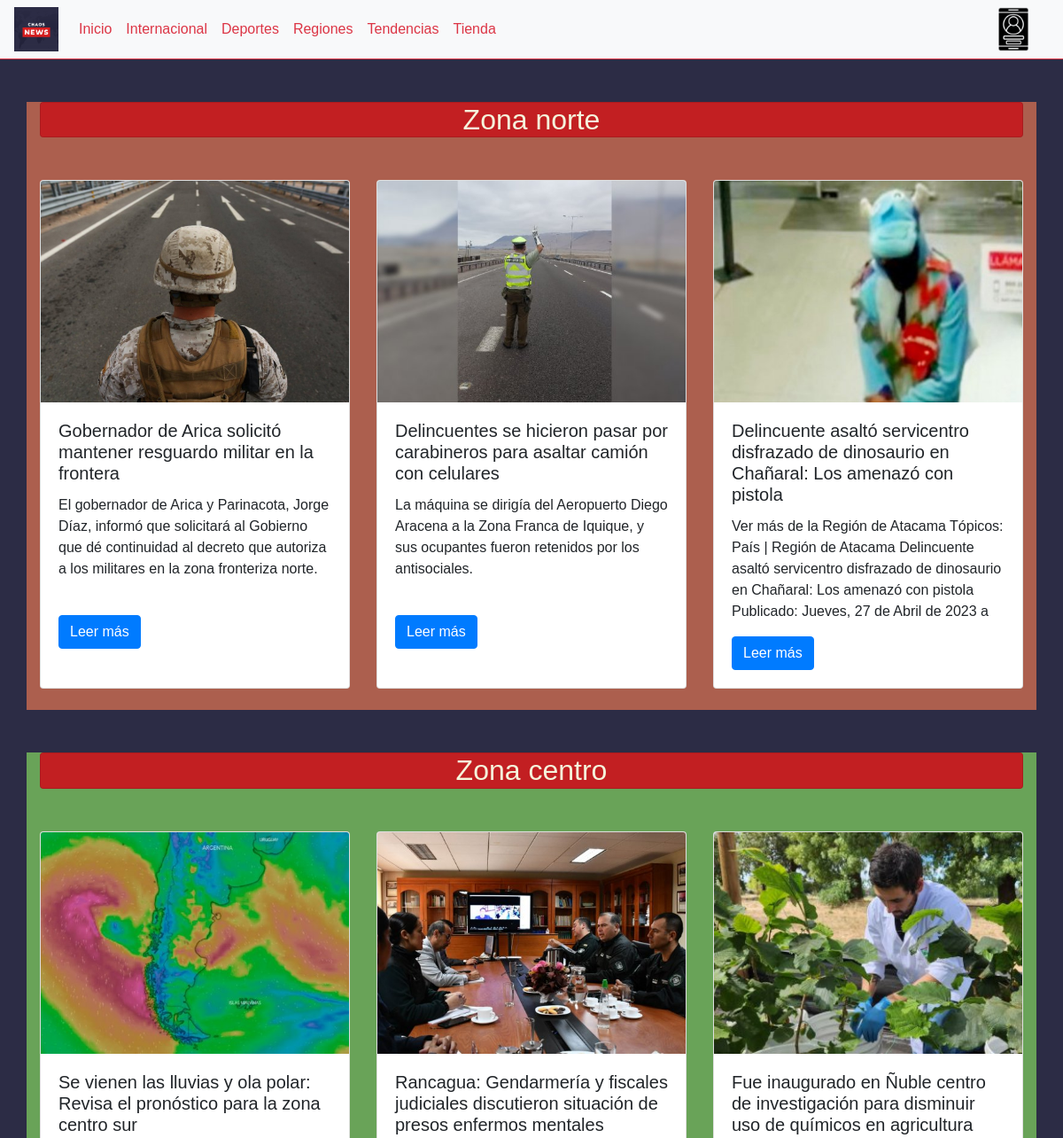
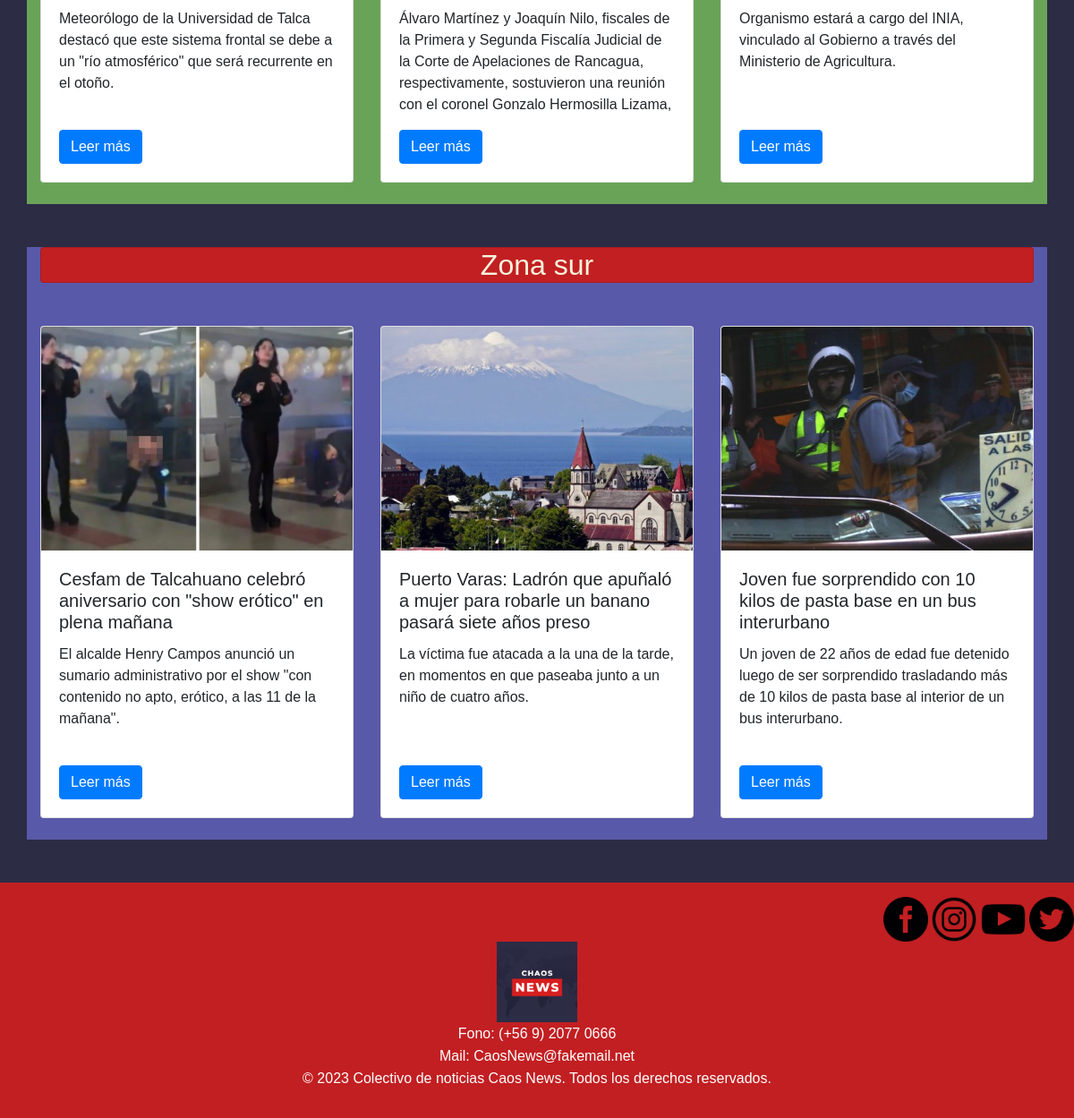
The page /noticias/regiones on the database its author committed (2 pictures, top to bottom).
### noticias/models.py (models this page shows, shortened)
class Noticia(models.Model):
    id_noticia              =models.AutoField(db_column='idNoticia', primary_key=True)
    titular                 =models.CharField(max_length=500)
    subtitulo               =models.CharField(max_length=500)
    entradilla              =models.CharField(max_length=5000)
    cuerpo_noticia          =models.CharField(max_length=10000)
    fecha_noticia           =models.DateField(blank=False, null=False)
    imagen_noticia          =models.ImageField(upload_to="noticias", null=True)
    id_tipo                 =models.ForeignKey('Tipo_noticia' ,on_delete=models.CASCADE, db_column='id_tipo')
    num_subtipo_noticia     =models.IntegerField()

### noticias/views.py (the view)
# urls.py: path('regiones', views.regiones, name='regiones'),
def regiones(request):
    noticias = Noticia.objects.filter(id_tipo=3)
    context={
        'noticias' : noticias
        }
    return render(request, 'noticias/regiones.html', context)

### noticias/templates/noticias/regiones.html (shortened to what this page needs)
<!DOCTYPE html>
{% load static %}
<html lang="es">
<head>
    <link rel="stylesheet" href="https://cdn.jsdelivr.net/npm/bootstrap@4.6.2/dist/css/bootstrap.min.css">
    <link rel="stylesheet" href="{% static 'noticias/css/Style.css' %}">
</head>
<body class="fondo">
    <nav class="navbar navbar-expand-md navbar-light bg-light border-bottom border-danger">
        <a href="{% url 'index' %}"><img src="{% static 'noticias/img/logo_chaos.png' %}" alt="Logo" width="50" height="50"></a>
        <div class="row">
            <div class="col-12">
                <div class="collapse navbar-collapse col-1" id="navbarNav">
                    <ul class="navbar-nav ml-auto">
                        <li class="nav-item">
                            <a class="nav-link text-danger" href="{% url 'index' %}">Inicio</a>
                        </li>
                        <li class="nav-item">
                            <a class="nav-link text-danger" href="{% url 'internacional' %}">Internacional</a>
                        </li>
                        <li class="nav-item">
                            <a class="nav-link text-danger" href="{% url 'deportes' %}">Deportes</a>
                        </li>
                        <li class="nav-item">
                            <a class="nav-link text-danger" href="{% url 'regiones' %}">Regiones</a>
                        </li>
                        <li class="nav-item">
                            <a class="nav-link text-danger" href="{% url 'tendencias' %}">Tendencias</a>
                        </li>
                        <li class="nav-item">
                            <a class="nav-link text-danger" href="{% url 'Tienda' %}">Tienda</a>
                        </li>
                    </ul>
                </div>
            </div>
        </div>
        <div class="col-2 ml-auto ini">
            <a href="{% url 'login' %}">
            <img title="Iniciar secion" src="{% static 'noticias/img/perfil.png' %}" alt="Iniciar sesión" width="50" height="50">
            </a>
        </div>
    </nav>
    <section class="fondo_zona_norte container my-5">
        <h2 class="titulo_football card">Zona norte</h2>
        <div class="row mt-5">
            {% for noticia in noticias %}
                {% if noticia.num_subtipo_noticia == 1 %}
                    <div class="col-lg-4 mb-4">
                        <div class="card h-100">
                            <img src="{{ noticia.imagen_noticia.url }}" class="card-img-top img_tarjeta" alt="noticia">
                            <div class="card-body">
                                <h5 class="card-title">{{ noticia.titular }}</h5>
                                <p class="card-text text_tarjetas">{{ noticia.entradilla }}</p>
                                <a href="../noticias deportes/noticia_dep_jugador_colo-colo.html" class="btn btn-primary">Leer más</a>
                            </div>
                        </div>
                    </div>
                {% endif %}
            {% endfor %}
        </div>
    </section>
    <section class="fondo_zona_centro container my-5">
        <h2 class="titulo_football card">Zona centro</h2>
        <div class="row mt-5">
            {% for noticia in noticias %}
                {% if noticia.num_subtipo_noticia == 2 %}
                    <div class="col-lg-4 mb-4">
                        <div class="card h-100">
                            <img src="{{ noticia.imagen_noticia.url }}" class="card-img-top img_tarjeta" alt="noticia">
                            <div class="card-body">
                                <h5 class="card-title">{{ noticia.titular }}</h5>
                                <p class="card-text text_tarjetas">{{ noticia.entradilla }}</p>
                                <a href="../noticias deportes/noticia_dep_jugador_colo-colo.html" class="btn btn-primary">Leer más</a>
                            </div>
                        </div>
                    </div>
                {% endif %}
            {% endfor %}
        </div>
    </section>
    <section class="fondo_zona_sur container my-5">
        <h2 class="titulo_football card">Zona sur</h2>
        <div class="row mt-5">
            {% for noticia in noticias %}
                {% if noticia.num_subtipo_noticia == 3 %}
                    <div class="col-lg-4 mb-4">
                        <div class="card h-100">
                            <img src="{{ noticia.imagen_noticia.url }}" class="card-img-top img_tarjeta" alt="noticia">
                            <div class="card-body">
                                <h5 class="card-title">{{ noticia.titular }}</h5>
                                <p class="card-text text_tarjetas">{{ noticia.entradilla }}</p>
                                <a href="../noticias deportes/noticia_dep_jugador_colo-colo.html" class="btn btn-primary">Leer más</a>
                            </div>
                        </div>
                    </div>
                {% endif %}
            {% endfor %}
        </div>
    </section>
    <footer class="pie text-center py-3">
        <div class="enlaces">
            <a href="https://es-la.facebook.com/" target="_blank"><img src="{% static 'noticias/img/facebook.png' %}" alt="facebook logo" width="50" height="50"></a>
            <a href="https://www.instagram.com/" target="_blank"><img src="{% static 'noticias/img/instagram.webp' %}" alt="facebook logo" width="50" height="50"></a>
            <a href="https://www.youtube.com/" target="_blank"><img src="{% static 'noticias/img/Youtube.png' %}" alt="youtube logo" width="50" height="50"></a>
            <a href="https://twitter.com/home" target="_blank"><img src="{% static 'noticias/img/twitter.png' %}" alt="facebook logo" width="50" height="50"></a>
        </div>
        <img src="{% static 'noticias/img/logo_chaos.png' %}" alt="Logo" width="90" height="90">
        <p class="parrafo_footer">Fono: (+56 9) 2077 0666</p>
        <p class="parrafo_footer">Mail: CaosNews@fakemail.net</p>
        <p>© 2023 Colectivo de noticias Caos News. Todos los derechos reservados.</p>
    </footer>
</body>
</html>

### noticias/static/noticias/css/Style.css (style rules this page uses)
.fondo { background-color: rgb(44, 44, 69); font-family: helvetica; }
.pie { background-color: rgb(194, 31, 34); color: rgb(255, 255, 255); }
.enlaces { text-align: right; }
.parrafo_footer { margin-top: 1px; margin-bottom: 1px; }
.fondo_zona_norte { background-color: rgb(172, 95, 78); background-size: cover; background-position: center; }
.fondo_zona_centro { background-color: rgb(105, 163, 88); background-size: cover; background-position: center; }
.fondo_zona_sur { background-color: rgb(89, 89, 169); background-size: cover; background-position: center; }
.titulo_football { background-color: rgb(194, 31, 34); text-align: center; color: beige; }
.text_tarjetas { height: 120px; overflow: hidden; text-overflow: ellipsis; }
.img_tarjeta { height: 250px; object-fit: cover; }
.ini { text-align: right; }

### rows shown on the page
Noticia: imagen_noticia (picture), titular "Gobernador de Arica solicitó mantener resguardo militar en la frontera", entradilla "El gobernador de Arica y Parinacota, Jorge Díaz, informó que solicitará al Gobierno que dé continuidad al decreto que autoriza a los militares en la zona fronteriza norte."
Noticia: imagen_noticia (picture), titular "Delincuentes se hicieron pasar por carabineros para asaltar camión con celulares", entradilla "La máquina se dirigía del Aeropuerto Diego Aracena a la Zona Franca de Iquique, y sus ocupantes fueron retenidos por los antisociales."
Noticia: imagen_noticia (picture), titular "Delincuente asaltó servicentro disfrazado de dinosaurio en Chañaral: Los amenazó con pistola", entradilla "Ver más de la Región de Atacama Tópicos: País | Región de Atacama Delincuente asaltó servicentro disfrazado de dinosaurio en Chañaral: Los amenazó con pistola Publicado: Jueves, 27 de Abril de 2023 a…"
Noticia: imagen_noticia (picture), titular "Se vienen las lluvias y ola polar: Revisa el pronóstico para la zona centro sur", entradilla "Meteorólogo de la Universidad de Talca destacó que este sistema frontal se debe a un \"río atmosférico\" que será recurrente en el otoño."
Noticia: imagen_noticia (picture), titular "Rancagua: Gendarmería y fiscales judiciales discutieron situación de presos enfermos mentales", entradilla "Álvaro Martínez y Joaquín Nilo, fiscales de la Primera y Segunda Fiscalía Judicial de la Corte de Apelaciones de Rancagua, respectivamente, sostuvieron una reunión con el coronel Gonzalo Hermosilla Lizama,…"
Noticia: imagen_noticia (picture), titular "Fue inaugurado en Ñuble centro de investigación para disminuir uso de químicos en agricultura", entradilla "Organismo estará a cargo del INIA, vinculado al Gobierno a través del Ministerio de Agricultura."
Noticia: imagen_noticia (picture), titular "Cesfam de Talcahuano celebró aniversario con \"show erótico\" en plena mañana", entradilla "El alcalde Henry Campos anunció un sumario administrativo por el show \"con contenido no apto, erótico, a las 11 de la mañana\"."
Noticia: imagen_noticia (picture), titular "Puerto Varas: Ladrón que apuñaló a mujer para robarle un banano pasará siete años preso", entradilla "La víctima fue atacada a la una de la tarde, en momentos en que paseaba junto a un niño de cuatro años."
Noticia: imagen_noticia (picture), titular "Joven fue sorprendido con 10 kilos de pasta base en un bus interurbano", entradilla "Un joven de 22 años de edad fue detenido luego de ser sorprendido trasladando más de 10 kilos de pasta base al interior de un bus interurbano."
